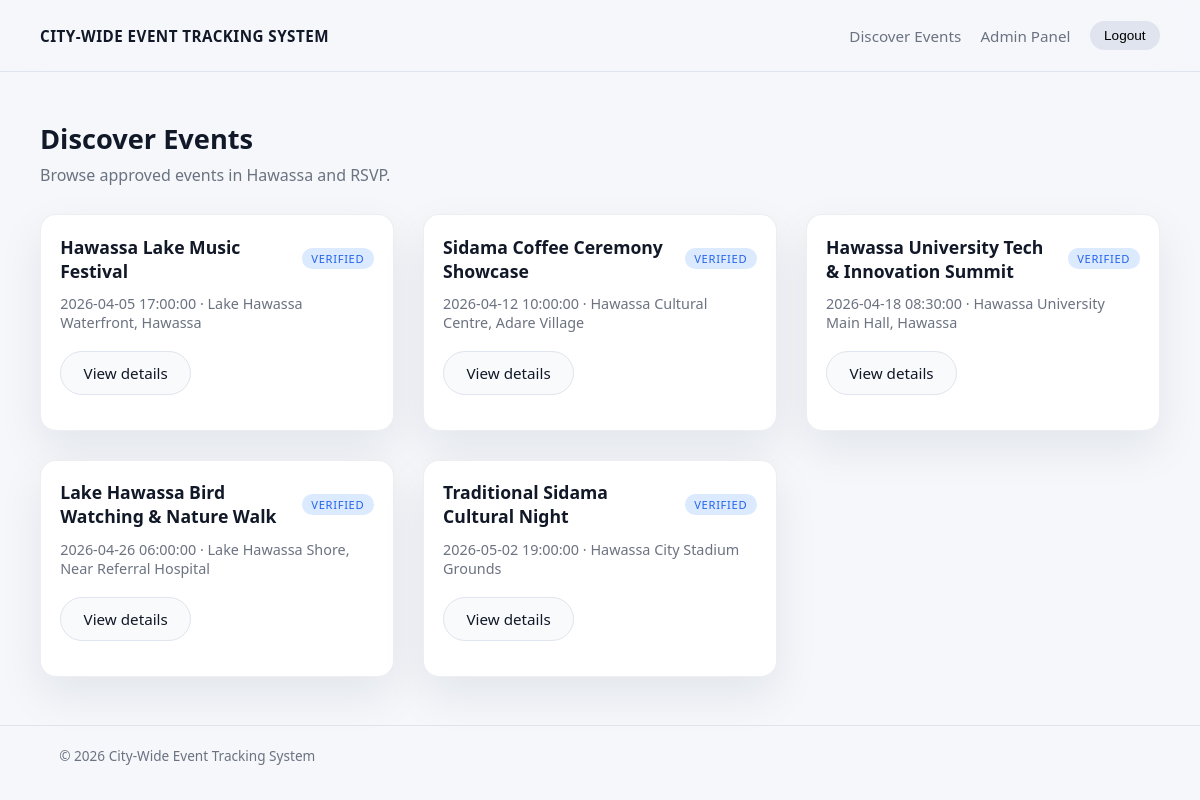
The page / (signed in) on the database its author committed.
### tables this page shows
CREATE TABLE events (
    id INT UNSIGNED AUTO_INCREMENT PRIMARY KEY,
    organizer_id INT UNSIGNED NOT NULL,
    title VARCHAR(150) NOT NULL,
    description TEXT NOT NULL,
    image_path VARCHAR(255) NULL,
    location VARCHAR(150) NOT NULL,
    event_date DATETIME NOT NULL,
    capacity INT UNSIGNED NOT NULL,
    is_verified TINYINT(1) NOT NULL DEFAULT 0,
    edited_at DATETIME NULL,
    edited_by INT UNSIGNED NULL,
    edit_reason VARCHAR(500) NULL,
    created_at DATETIME NOT NULL DEFAULT CURRENT_TIMESTAMP,
    CONSTRAINT fk_events_organizer FOREIGN KEY (organizer_id) REFERENCES users(id)
        ON DELETE CASCADE,
    CONSTRAINT fk_events_edited_by FOREIGN KEY (edited_by) REFERENCES users(id)
        ON DELETE SET NULL
);

### public/index.php (called while the page is built, shortened)
<?php
require __DIR__ . '/../includes/session.php';
require __DIR__ . '/../includes/helpers.php';
require __DIR__ . '/../config/routes.php';
$page = $_GET['page'] ?? 'event_feed';
$viewFile = $routes[$page] ?? null;
require __DIR__ . '/../views/layout/header.php';
require $viewFile;
require __DIR__ . '/../views/layout/footer.php';

### includes/helpers.php (called while the page is built, shortened)
<?php
function e(?string $value): string
{
    return htmlspecialchars($value ?? '', ENT_QUOTES, 'UTF-8');
}
function url_for(string $page, array $params = []): string
{
    $params = array_merge(['page' => $page], array_filter($params, static fn($v) => $v !== null));
    $query = http_build_query($params);
    return BASE_URL . 'index.php' . ($query ? '?' . $query : '');
}

### includes/session.php (called while the page is built, shortened)
<?php
function current_user_id(): ?int
{
    return isset($_SESSION['user_id']) ? (int) $_SESSION['user_id'] : null;
}
function current_user_role(): ?string
{
    return $_SESSION['user_role'] ?? null;
}
function user_has_role(string $role): bool
{
    return current_user_role() === $role;
}

### models/EventModel.php (called while the page is built, shortened)
<?php
function event_get_approved_events(): array
{
    $pdo = get_pdo();
    $stmt = $pdo->query(
        'SELECT *
         FROM events
         WHERE is_verified = 1
         ORDER BY event_date ASC, created_at DESC'
    );
    return $stmt->fetchAll();
}

### views/pages/event_feed.php (the view, shortened to what this page needs)
<?php
require_once __DIR__ . '/../../includes/helpers.php';
require_once __DIR__ . '/../../models/EventModel.php';
$events = event_get_approved_events();
?>
<section class="page-header">
    <h1>Discover Events</h1>
    <p>Browse approved events in Hawassa and RSVP.</p>
</section>
<?php if (empty($events)): ?>
    <p>No approved events yet. Check back soon.</p>
<?php else: ?>
    <section class="event-grid">
        <?php foreach ($events as $event): ?>
            <article class="event-card">
                <header>
                    <h2><?= e($event['title']) ?></h2>
                    <?php if (!empty($event['is_verified'])): ?>
                        <span class="badge-verified">Verified</span>
                    <?php endif; ?>
                </header>
                <p class="event-meta">
                    <?= e($event['event_date']) ?> &middot;
                    <?= e($event['location']) ?>
                </p>
                <p>
                    <a class="button subtle" href="<?= e(url_for('event_detail', ['id' => (int) $event['id']])) ?>">
                        View details
                    </a>
                </p>
            </article>
        <?php endforeach; ?>
    </section>
<?php endif; ?>

### views/layout/header.php (shortened to what this page needs)
<?php
require_once __DIR__ . '/../../includes/session.php';
require_once __DIR__ . '/../../includes/helpers.php';
?>
<!DOCTYPE html>
<html lang="en">
<head>
    <link rel="stylesheet" href="<?= e(BASE_URL . 'assets/css/style.css') ?>">
</head>
<body>
<header class="site-header">
    <div class="container header-inner">
        <a href="<?= e(url_for('event_feed')) ?>" class="logo"><?= e(APP_NAME) ?></a>
        <nav class="main-nav">
            <a href="<?= e(url_for('event_feed')) ?>">Discover Events</a>
            <?php if (current_user_id() !== null): ?>
                <?php if (user_has_role('admin')): ?>
                    <a href="<?= e(url_for('admin_events')) ?>">Admin Panel</a>
                <?php endif; ?>
                <form action="<?= e(BASE_URL . 'actions/auth/logout.php') ?>" method="post" class="inline-form">
                    <button type="submit">Logout</button>
                </form>
            <?php else: ?>
                <a href="<?= e(url_for('login')) ?>">Login</a>
                <a href="<?= e(url_for('register')) ?>">Register</a>
            <?php endif; ?>
        </nav>
    </div>
</header>
<main class="site-main container">

### views/layout/footer.php (shortened to what this page needs)
</main>
<footer class="site-footer">
    <div class="container">
        <p>&copy; <?= date('Y') ?> <?= e(APP_NAME) ?></p>
    </div>
</footer>
</body>
</html>

### public/assets/css/style.css (style rules this page uses)
:root { --color-bg: #f5f7fb; --color-surface: #ffffff; --color-border-subtle: #e0e4ee; --color-text-main: #111827; --color-text-muted: #6b7280; --color-primary: #2563eb; --color-primary-soft: #dbeafe; --color-danger: #b91c1c; --color-success: #15803d; --radius-lg: 16px; --radius-md: 10px; --radius-pill: 999px; --shadow-soft: 0 18px 45px rgba(15, 23, 42, 0.08); --space-xs: 0.4rem; --space-sm: 0.7rem; --space-md: 1.2rem; --space-lg: 1.8rem; --space-xl: 3rem; --font-sans: system-ui, -apple-system, BlinkMacSystemFont, "Segoe UI", sans-serif; }
*, *::before, *::after { box-sizing: border-box; }
html, body { margin: 0; padding: 0; }
body { font-family: var(--font-sans); background: var(--color-bg); color: var(--color-text-main); -webkit-font-smoothing: antialiased; }
a { color: inherit; text-decoration: none; }
.container { width: 100%; max-width: 1120px; margin: 0 auto; padding: 0 var(--space-md); }
.site-header { position: sticky; top: 0; z-index: 20; background: rgba(245, 247, 251, 0.9); backdrop-filter: blur(18px); border-bottom: 1px solid var(--color-border-subtle); }
.header-inner { display: flex; align-items: center; justify-content: space-between; padding: var(--space-md) 0; gap: var(--space-md); }
.logo { font-weight: 700; letter-spacing: 0.03em; font-size: 0.95rem; text-transform: uppercase; }
.main-nav { display: flex; align-items: center; gap: var(--space-md); font-size: 0.95rem; }
.main-nav a { padding: 0.4rem 0; color: var(--color-text-muted); }
.inline-form { display: inline-flex; margin: 0; }
.inline-form button { border: none; background: var(--color-border-subtle); padding: 0.45rem 0.9rem; border-radius: var(--radius-pill); font-size: 0.85rem; cursor: pointer; }
.site-main { padding: var(--space-xl) 0 var(--space-xl); }
.site-footer { border-top: 1px solid var(--color-border-subtle); padding: var(--space-md) 0 var(--space-lg); font-size: 0.85rem; color: var(--color-text-muted); }
.site-footer p { margin: 0; }
.button { display: inline-flex; align-items: center; justify-content: center; padding: 0.7rem 1.4rem; border-radius: var(--radius-pill); border: 1px solid transparent; font-size: 0.95rem; cursor: pointer; background: var(--color-surface); color: var(--color-text-main); transition: background 0.15s ease, transform 0.1s ease, box-shadow 0.15s ease; }
.button.subtle { border-color: var(--color-border-subtle); background: #f9fafb; }
.page-header { margin-bottom: var(--space-lg); }
.page-header h1 { margin: 0 0 var(--space-xs); font-size: 1.7rem; }
.page-header p { margin: 0; color: var(--color-text-muted); }
.event-grid { display: grid; grid-template-columns: repeat(auto-fit, minmax(260px, 1fr)); gap: var(--space-lg); }
.event-card { background: var(--color-surface); border-radius: var(--radius-lg); padding: var(--space-md); box-shadow: var(--shadow-soft); border: 1px solid rgba(148, 163, 184, 0.18); }
.event-card header { display: flex; align-items: center; justify-content: space-between; gap: var(--space-sm); margin-bottom: var(--space-sm); }
.event-card h2 { font-size: 1.1rem; margin: 0; }
.event-meta { margin: 0 0 var(--space-md); font-size: 0.9rem; color: var(--color-text-muted); }
.badge-verified { font-size: 0.7rem; text-transform: uppercase; letter-spacing: 0.06em; padding: 0.2rem 0.6rem; border-radius: var(--radius-pill); background: var(--color-primary-soft); color: var(--color-primary); }

### rows shown on the page
events: title "Hawassa Lake Music Festival", is_verified "VERIFIED", event_date "2026-04-05 17:00:00", location "Lake Hawassa Waterfront, Hawassa"
events: title "Sidama Coffee Ceremony Showcase", is_verified "VERIFIED", event_date "2026-04-12 10:00:00", location "Hawassa Cultural Centre, Adare Village"
events: title "Hawassa University Tech & Innovation Summit", is_verified "VERIFIED", event_date "2026-04-18 08:30:00", location "Hawassa University Main Hall, Hawassa"
events: title "Lake Hawassa Bird Watching & Nature Walk", is_verified "VERIFIED", event_date "2026-04-26 06:00:00", location "Lake Hawassa Shore, Near Referral Hospital"
events: title "Traditional Sidama Cultural Night", is_verified "VERIFIED", event_date "2026-05-02 19:00:00", location "Hawassa City Stadium Grounds"

### other values the page prints
APP_NAME "CITY-WIDE EVENT TRACKING SYSTEM"
APP_NAME "City-Wide Event Tracking System"
